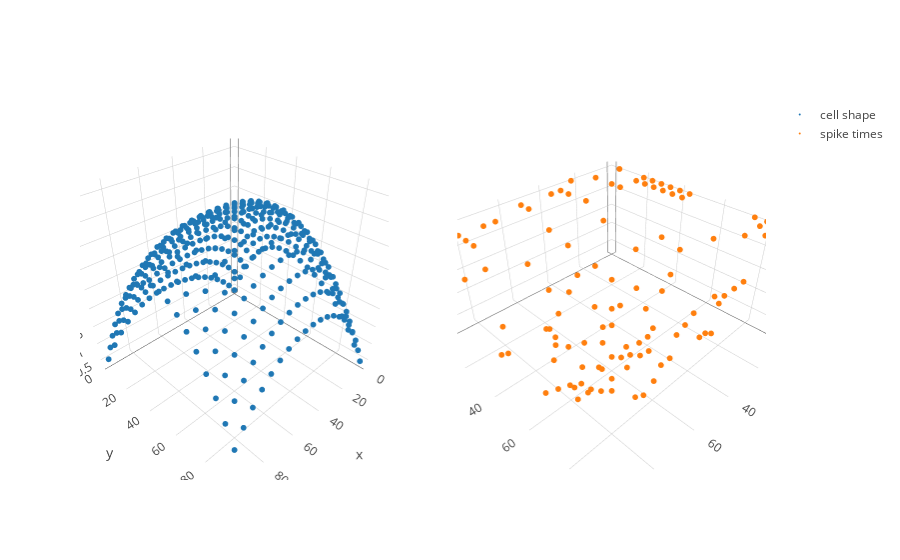

Notebook code cell kept with this figure:
### Markdown cell above
**Short description of problem**: We want to infer the conditional probability of a neuron firing given stimulation at particular spatial locations. We let $s_i$ denote the "gain" of stimulation at a given location $x_i$. On the right, we assume that we stimulate the neuron at a set of spatial locations $\{x_i\}_{i=1}^N$, and we receive the timing of the first spikes $\{y_i\}_{i=1}^N$. This $y_i$ is some stochastic function of $s_i$. For intuition, note that where the gain of stimulation is higher, the neurons tend to fire sooner.

The inference problem is as follows: given the timings of spikes at a sub-grid of stimulation locations, we want to infer the overall cell shape and quantify our uncertainty.  For inference, we put a GP prior on $\log s$.

$$\log s \sim \mathcal{GP}(\mu(\cdot), K(\cdot, \cdot))$$
$$y_i \sim \text{LIF}(s(x_i))$$

where LIF denotes a leaky integrate and fire likelihood, where the only free parameter is $s$.

### Code cell
X = sim.sim_X_equispaced(D = 2, N_dim = 20, lower=0, upper=100)
f = sim.sim_f(X, RBF(40., 1., 1e-2), mu = 6.) - 1e-3*np.sum(np.square(X-50), 1)
ls = np.ones(len(f))
lif_gen = LIFSim(l=ls)
spikes = lif_gen.sim(f)

X_part, y_part = sim.rand_partial_grid(X, spikes, 0.3)
X_full, y_full, obs_idx, imag_idx = sim.fill_grid(X_part, y_part)
color = np.zeros(X_full.shape[0])
color[obs_idx] = 1.0

trace_func = go.Scatter3d(x = X[:,0], y = X[:,1], z=f, mode = 'markers', marker=dict(size = 2), name = "cell shape")
trace_draws = go.Scatter3d(x = X_part[:,0], y = X_part[:,1], z=y_part, mode = 'markers', marker=dict(size = 2), name = "spike times")
fig = tools.make_subplots(rows=1, cols=2, specs=[[{'is_3d': True}, {'is_3d': True}]])
fig.append_trace(trace_func, 1, 1)
fig.append_trace(trace_draws, 1, 2)
iplot(fig)

### Figure 1 — Plotly figure (JSON) as saved in the notebook; plotly's stock layout.template omitted (floating-point values rounded to 4 significant figures; data arrays with more than 128 entries replaced by an {"elided": "..."} marker saying what was removed)
{"data": [{"marker": {"size": 2}, "mode": "markers", "name": "cell shape", "scene": "scene1", "type": "scatter3d", "x": {"elided": "400 int values"}, "y": {"elided": "400 int values"}, "z": {"elided": "400 float values"}}, {"marker": {"size": 2}, "mode": "markers", "name": "spike times", "scene": "scene2", "type": "scatter3d", "x": [0, 0, 0, 0, 0, 0, 0, 0, 0, 0, 0, 5, 5, 5, 5, 5, 5, 5, 10, 10, 10, 10, 10, 15, 15, 15, 15, 15, 15, 20, 20, 20, 25, 25, 25, 25, 25, 30, 30, 30, 30, 35, 35, 35, 35, 35, 35, 40, 40, 40, 40, 40, 45, 45, 45, 45, 45, 45, 45, 45, 45, 50, 50, 50, 50, 50, 50, 50, 55, 55, 55, 55, 60, 60, 60, 60, 65, 65, 65, 65, 70, 70, 70, 70, 75, 75, 75, 75, 75, 75, 75, 75, 80, 85, 85, 85, 85, 85, 85, 85, 85, 85, 85, 85, 90, 90, 90, 90, 90, 90, 90, 90, 95, 95, 95, 95, 95, 95, 95, 95], "y": [5, 20, 25, 30, 35, 40, 45, 75, 80, 90, 95, 20, 25, 30, 35, 40, 45, 80, 40, 50, 65, 85, 95, 5, 15, 20, 30, 50, 80, 50, 75, 95, 0, 20, 40, 70, 80, 15, 30, 50, 70, 5, 10, 25, 40, 70, 80, 5, 40, 60, 85, 95, 20, 25, 35, 45, 60, 65, 75, 90, 95, 15, 25, 45, 60, 65, 75, 95, 5, 10, 50, 60, 25, 30, 45, 80, 20, 30, 60, 80, 10, 35, 40, 55, 10, 45, 60, 65, 70, 75, 85, 90, 60, 0, 10, 15, 20, 25, 30, 60, 70, 75, 80, 90, 0, 15, 35, 40, 60, 75, 90, 95, 0, 10, 20, 25, 30, 75, 80, 95], "z": [51, 51, 51, 51, 51, 51, 51, 51, 51, 51, 51, 51, 51, 51, 51, 51, 51, 51, 33, 31, 42, 51, 51, 51, 51, 51, 25, 21, 51, 15, 25, 51, 51, 39, 14, 17, 27, 48, 16, 11, 14, 51, 51, 23, 10, 12, 17, 51, 11, 8, 25, 51, 35, 23, 12, 8, 8, 7, 10, 31, 51, 42, 17, 10, 5, 8, 10, 51, 51, 51, 8, 7, 23, 14, 8, 13, 35, 9, 8, 10, 51, 15, 10, 9, 51, 9, 8, 9, 12, 16, 21, 51, 11, 51, 51, 51, 51, 44, 22, 13, 16, 23, 37, 51, 51, 51, 15, 19, 15, 29, 51, 51, 51, 51, 51, 51, 47, 51, 51, 51]}], "layout": {"scene1": {"domain": {"x": [0, 0.45], "y": [0, 1]}}, "scene2": {"domain": {"x": [0.55, 1], "y": [0, 1]}}}}
